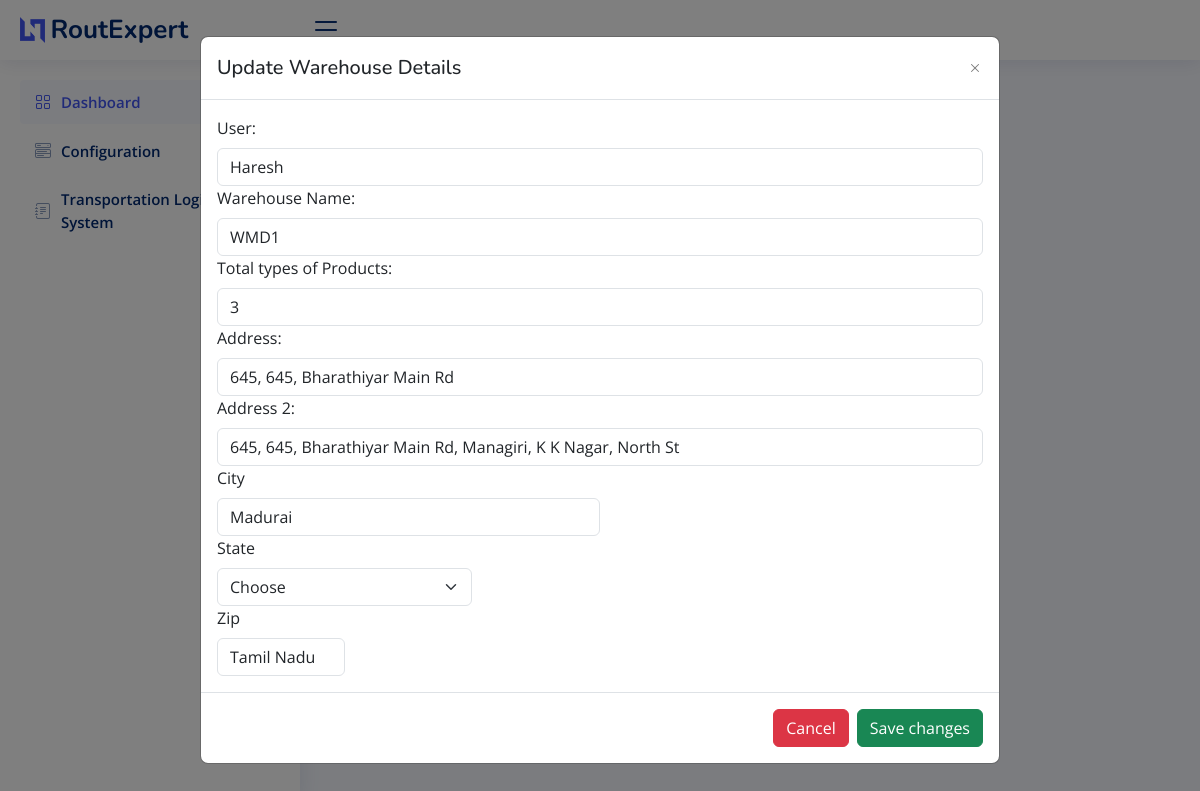
The app's page /update_warehouse/1 with its own data.
### sql_app/model.py (models this page shows)
class Warehouse(Base):
    __tablename__ = "Warehouse"
    id = Column(Integer, primary_key=True, index=True)
    warehouse_user_name = Column(String)
    warehouse_name = Column(String)
    warehouse_prod_types = Column(String)
    address_lane_1 = Column(String)
    address_lane_2 = Column(String)
    city = Column(String)
    state = Column(String)
    zip = Column(String)

### main.py (the view)
@app.get("/update_warehouse/{id}", response_class=HTMLResponse)
async def update_warehouse(request: Request, id: str):
    global id_global
    print(id)
    id_global = id
    all = db.query(Warehouse).all()
    warehouse_list = []
    for warehouse in all:
        warehouse_data = {
            "id": warehouse.id,
            "warehouse_user_name": warehouse.warehouse_user_name,
            "warehouse_name": warehouse.warehouse_name,
            "warehouse_prod_types": warehouse.warehouse_prod_types,
            "address_lane_1": warehouse.address_lane_1,
            "address_lane_2": warehouse.address_lane_2,
            "state": warehouse.state,
            "city": warehouse.city,
            "zip": warehouse.zip,
        }
        warehouse_list.append(warehouse_data)
    print(warehouse_list)
    warehouse = db.query(Warehouse).filter(Warehouse.id == id_global).first()
    print("Warehouse",warehouse)
    warehouse_list = []
    warehouse_data = {
        "id": warehouse.id,
        "warehouse_user_name": warehouse.warehouse_user_name,
        "warehouse_name": warehouse.warehouse_name,
        "warehouse_prod_types": warehouse.warehouse_prod_types,
        "address_lane_1": warehouse.address_lane_1,
        "address_lane_2": warehouse.address_lane_2,
        "state": warehouse.state,
        "city": warehouse.city,
        "zip": warehouse.zip,
    }
    warehouse_list.append(warehouse_data)
    return templates.TemplateResponse("update_warehouse.html", {"request": request, "warehouse": warehouse_list})

### templates/update_warehouse.html (shortened to what this page needs)
<!DOCTYPE html>
<html lang="en">
  <head>
    <link
      href="../static/assets/vendor/bootstrap/css/bootstrap.min.css"
      rel="stylesheet"
    />
    <link
      href="../static/assets/vendor/bootstrap-icons/bootstrap-icons.css"
      rel="stylesheet"
    />
    <link
      href="../static/assets/vendor/boxicons/css/boxicons.min.css"
      rel="stylesheet"
    />
    <link
      href="../static/assets/vendor/quill/quill.snow.css"
      rel="stylesheet"
    />
    <link
      href="../static/assets/vendor/quill/quill.bubble.css"
      rel="stylesheet"
    />
    <link
      href="../static/assets/vendor/remixicon/remixicon.css"
      rel="stylesheet"
    />
    <link
      href="../static/assets/vendor/simple-datatables/style.css"
      rel="stylesheet"
    />
    <link href="../static/assets/css/style.css" rel="stylesheet" />
  </head>
  <body>
    <header id="header" class="header fixed-top d-flex align-items-center">
      <div class="d-flex align-items-center justify-content-between">
        <a href="/" class="logo d-flex align-items-center">
          <img src="../static/assets/img/logo.png" alt="" />
          <span class="d-none d-lg-block">RoutExpert</span>
        </a>
        <i class="bi bi-list toggle-sidebar-btn"></i>
      </div>
    </header>
    <aside id="sidebar" class="sidebar">
      <ul class="sidebar-nav" id="sidebar-nav">
        <li class="nav-item">
          <a class="nav-link" href="/">
            <i class="bi bi-grid"></i>
            <span>Dashboard</span>
          </a>
        </li>
        <li class="nav-item">
          <a
            class="nav-link collapsed"
            data-bs-target="#components-nav"
            data-bs-toggle="collapse"
            href="#"
          >
            <i class="bi bi-menu-button-wide"></i><span>Configuration</span
            >
          </a>
        </li>
        <li class="nav-item">
          <a
            class="nav-link collapsed"
            data-bs-target="#forms-nav"
            data-bs-toggle="collapse"
            href="#"
          >
            <i class="bi bi-journal-text"></i
            ><span>Transportation Logistics System</span
            >
          </a>
        </li>
      </ul>
    </aside>
    <main id="main" class="main">
        <div class="pagetitle">
          <h1>Warehouse</h1>
          <nav>
            <ol class="breadcrumb">
              <li class="breadcrumb-item"><a href="/">Home</a></li>
              <li class="breadcrumb-item active">Update Warehouse Config</li>
            </ol>
          </nav>
        </div>
        <section class="section dashboard">
              <div class="row">
                <div class="col-lg-12">
                    <div class="card">
                        <div class="modal" id="verticalycentered" tabindex="-1">
                            <div class="modal-dialog modal-dialog-centered modal-lg">
                              <div class="modal-content">
                                <div class="modal-header">
                                  <h5 class="modal-title">Update Warehouse Details</h5>
                                  <button type="button" class="btn-close" data-bs-dismiss="modal" aria-label="Close"></button>
                                </div>
                                <div class="modal-body">
                                    {% for warehouse in warehouse %}
                                  <form id="addWarehouseForm">
                                    <label for="warehouseUserName" class="form-label">User:</label>
                                    <input type="text" class="form-control" id="warehouseUserName" name="warehouse_user_name" value="{{ warehouse.warehouse_user_name }}" required>
                                    <label for="warehouseName" class="form-label">Warehouse Name:</label>
                                    <input type="text" class="form-control" id="warehouseName" name="warehouse_name" value= "{{ warehouse.warehouse_name }}"required>
                                    <label for="warehouseProdTypes" class="form-label">Total types of Products:</label>
                                    <input type="text" class="form-control" id="warehouse_prod_types" name="warehouse_prod_types" value= "{{ warehouse.warehouse_prod_types }}"required>
                                    <label for="addressLane1" class="form-label">Address:</label>
                                    <input type="text" class="form-control" id="addressLane1" name="address_lane_1" value="{{ warehouse.address_lane_1 }}" required>
                                    <label for="addressLane2" class="form-label">Address 2:</label>
                                    <input type="text" class="form-control" id="addressLane2" name="address_lane_2" value="{{ warehouse.address_lane_2 }}">
                                    <div class="col-md-6">
                                      <label for="inputCity" class="form-label">City</label>
                                      <input type="text" class="form-control" id="inputCity" name="city" value="{{ warehouse.city }}" required>
                                      </div>
                                      <div class="col-md-4">
                                      <label for="state" class="form-label">State</label>
                                      <select id="state" class="form-select" name="state" value="{{ warehouse.state }}" required>
                                          <option selected>Choose</option>
                                      </select>
                                      </div>
                                      <div class="col-md-2">
                                      <label for="inputZip" class="form-label">Zip</label>
                                      <input type="text" class="form-control" id="inputZip" name="zip" value="{{ warehouse.state }}" >
                                      </div>
                                    </form>
                                    {% endfor %}
                                </div>
                                <div class="modal-footer">
                                  <button type="button" class="btn btn-danger" id="closeBtnn">Cancel</button>
                                  <button type="button" class="btn btn-success" id="saveBtn">Save changes</button>
                                </div>
                              </div>
                            </div>
                          </div>
                    </div>
                  </div>
              </div>
          </section>
        </main>
  </body>
</html>

### static/assets/css/style.css (style rules this page uses)
:root { scroll-behavior: smooth; }
body { font-family: "Open Sans", sans-serif; background: #f6f9ff; color: #444444; }
a { color: #4154f1; text-decoration: none; }
h1, h2, h3, h4, h5, h6 { font-family: "Nunito", sans-serif; }
#main { margin-top: 60px; padding: 10px 20px; font-size: 16px; transition: all 0.3s; }
.pagetitle { margin-bottom: 10px; }
.pagetitle h1 { font-size: 24px; margin-bottom: 0; font-weight: 600; color: #012970; }
.card { margin-bottom: 30px; border: none; border-radius: 5px; box-shadow: 0px 0 30px rgba(1, 41, 112, 0.1); }
.btn-close { background-size: 25%; }
.breadcrumb { font-size: 10px; font-family: "Nunito", sans-serif; color: #899bbd; font-weight: 600; }
.breadcrumb a { color: #899bbd; transition: 0.3s; }
.breadcrumb .breadcrumb-item::before { color: #899bbd; }
.breadcrumb .active { color: #51678f; font-weight: 600; }
.logo { line-height: 1; }
@media (min-width: 1200px) { .logo { width: 280px; } }
.logo img { max-height: 26px; margin-right: 6px; }
.logo span { font-size: 26px; font-weight: 700; color: #012970; font-family: "Nunito", sans-serif; }
.header { transition: all 0.5s; z-index: 997; height: 60px; box-shadow: 0px 2px 20px rgba(1, 41, 112, 0.1); background-color: #fff; padding-left: 20px; }
.header .toggle-sidebar-btn { font-size: 32px; padding-left: 10px; cursor: pointer; color: #012970; }
.sidebar { position: fixed; top: 60px; left: 0; bottom: 0; width: 300px; z-index: 996; transition: all 0.3s; padding: 20px; overflow-y: auto; scrollbar-width: thin; scrollbar-color: #aab7cf transparent; box-shadow: 0px 0px 20px rgba(1, 41, 112, 0.1); background-color: #fff; }
@media (min-width: 1200px) { #main, #footer { margin-left: 300px; } }
.sidebar-nav { padding: 0; margin: 0; list-style: none; }
.sidebar-nav li { padding: 0; margin: 0; list-style: none; }
.sidebar-nav .nav-item { margin-bottom: 5px; }
.sidebar-nav .nav-link { display: flex; align-items: center; font-size: 15px; font-weight: 600; color: #4154f1; transition: 0.3; background: #f6f9ff; padding: 10px 15px; border-radius: 4px; }
.sidebar-nav .nav-link i { font-size: 16px; margin-right: 10px; color: #4154f1; }
.sidebar-nav .nav-link.collapsed { color: #012970; background: #fff; }
.sidebar-nav .nav-link.collapsed i { color: #899bbd; }

### records on screen
Warehouse: warehouse_user_name "Haresh", warehouse_name "WMD1", warehouse_prod_types "3", address_lane_1 "645, 645, Bharathiyar Main Rd", address_lane_2 "645, 645, Bharathiyar Main Rd, Managiri, K K Nagar, North St", city "Madurai", state "Choose", zip "Tamil Nadu"
